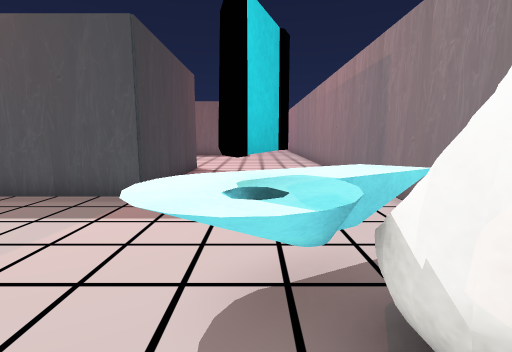
view 1 (above)

23 first-person views from a walk through a scene from a Unity 3-D project. The camera is 1.4 m above the floor, tilts 8° down and sees 85° across. The floor is counted in squares, 1 m on a side. Each view is taken from the middle of a square. On the plan, view 1 faces up. The plan holds only what a view shows up to about 14 squares ahead; the rest is blank. The place goes on beyond the plan. The player character is not drawn. Some animated figures are not drawn. Some surface patterns are stand-ins.

view 2
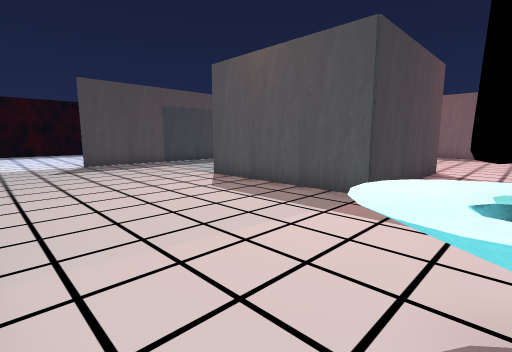

view 3
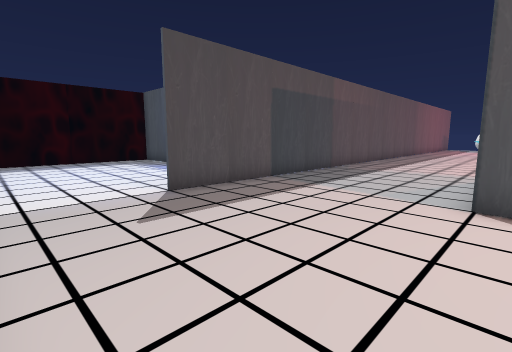

view 4
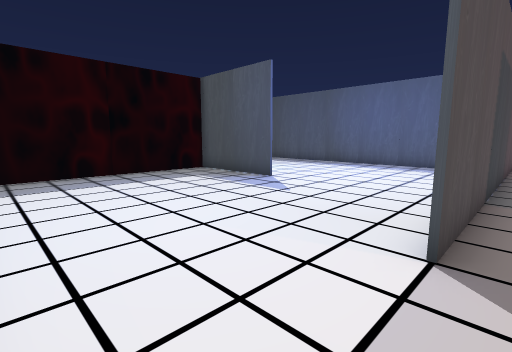

view 5
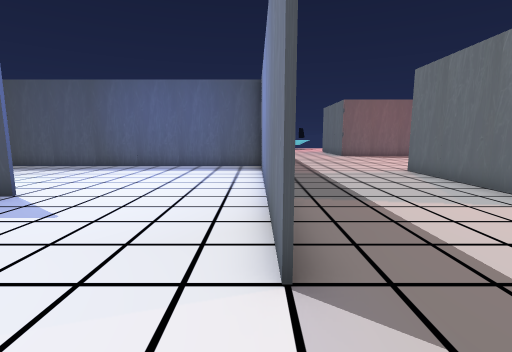

view 6
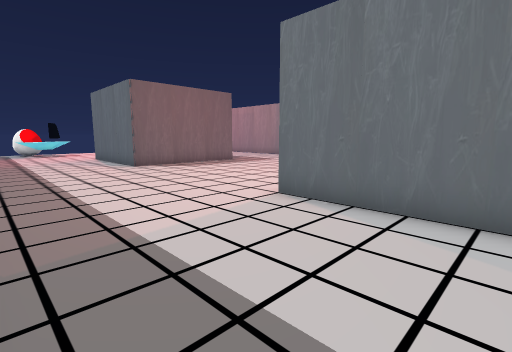

view 7
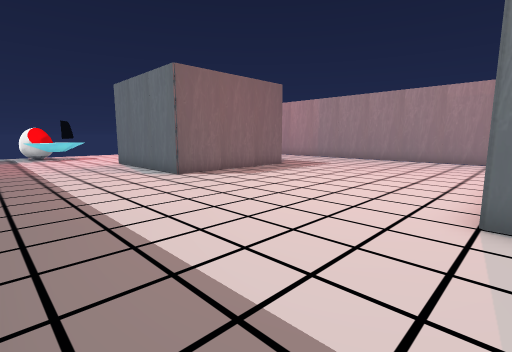

view 8
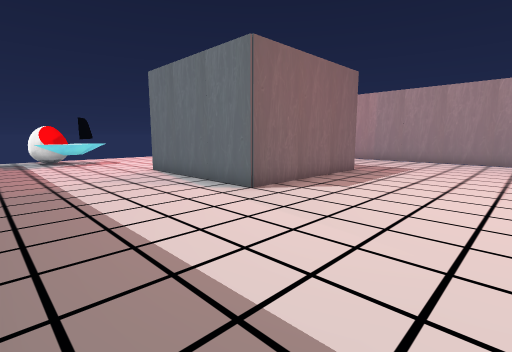

view 9
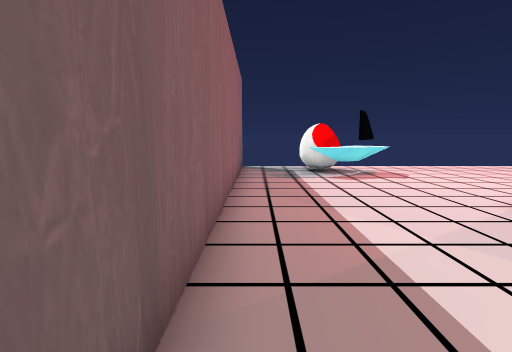

view 10
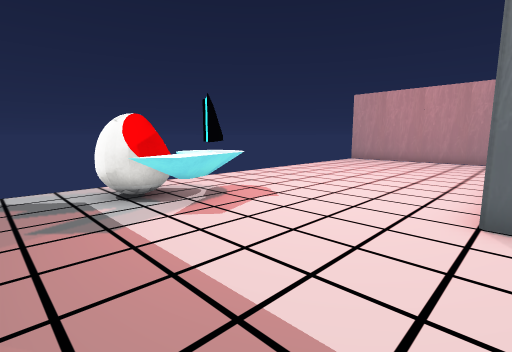

view 11
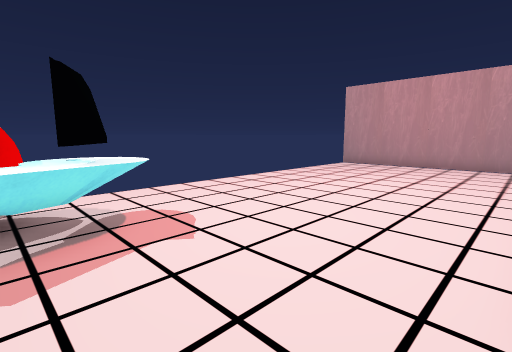

view 12
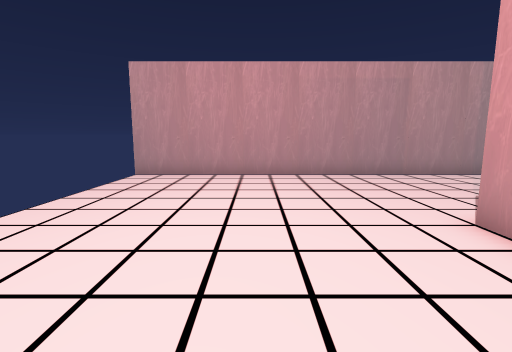

view 13
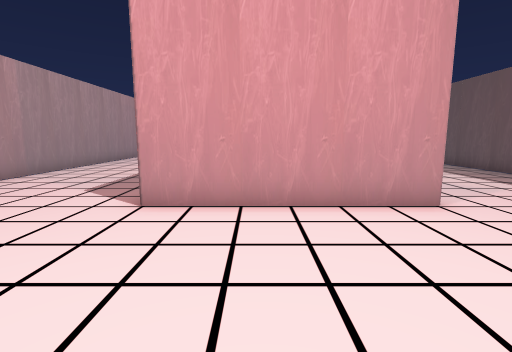

view 14
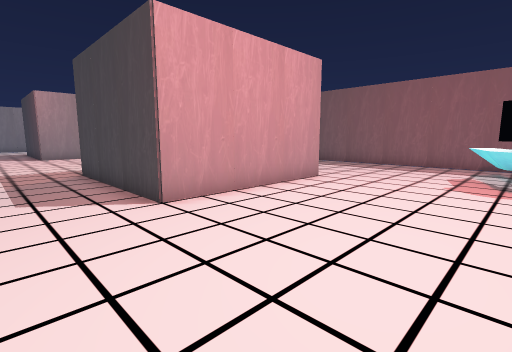

view 15
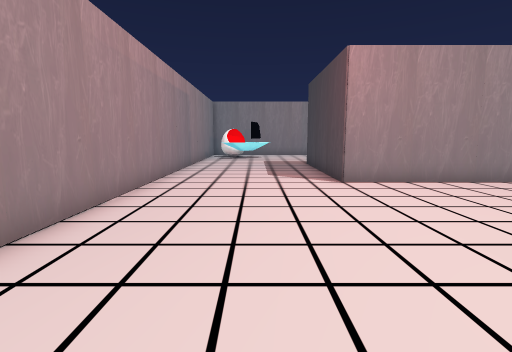

view 16
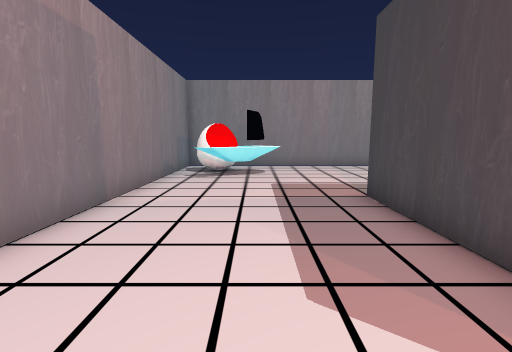

view 17
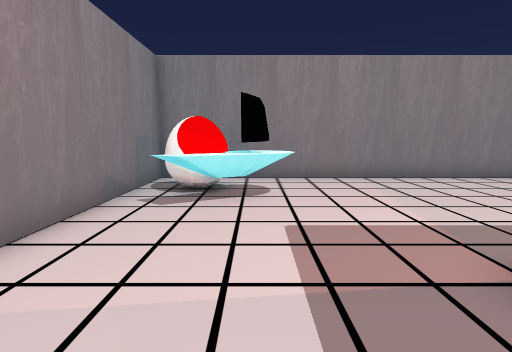

view 18
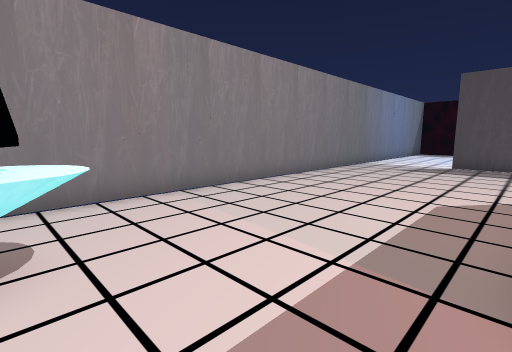

view 19
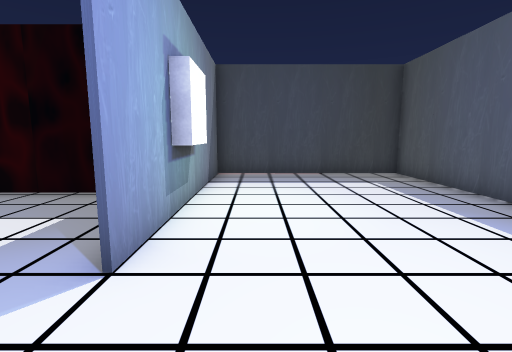

view 20
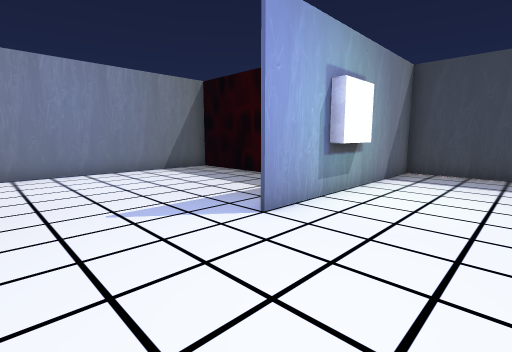

view 21
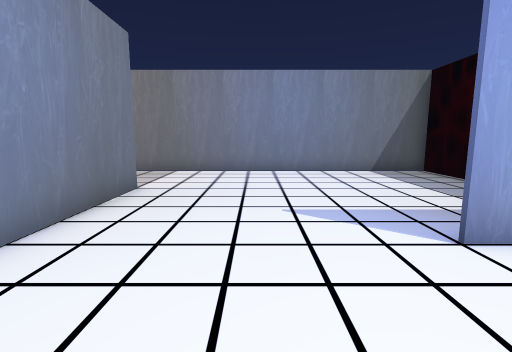

view 22
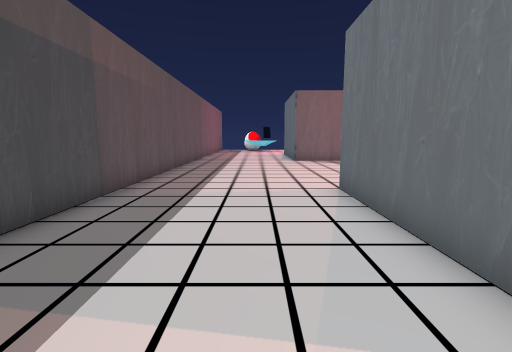

view 23
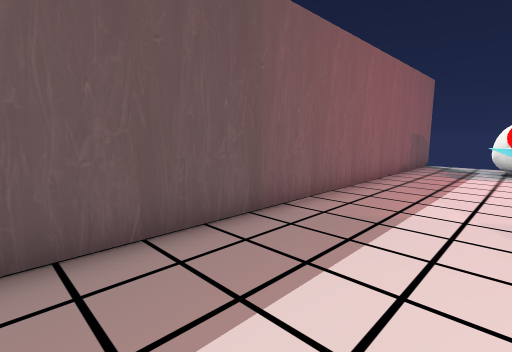

### Floor plan
Points are (right, up) in squares from view 1. A wall is a line through its corners. A room is listed if a view was taken in it or the views show most of it. See-through windows are left out.
Room 1 (views 1, 2, 3, 4, 5, 6, 7, 8, 9, 10, 11, 12, 13, 14, 15, 16, 17, 18, 19, 20, 21, 22, 23)
walls: (-7.9, 12.5) (-2.6, 12.5) (-2.6, 6.4) (-8.8, 6.4); (-14.8, 14.4) (-28.7, 14.4) (-28.7, 7.5) (-20.6, 7.5); (-8.7, 21.4) (-8.7, 27.5) (-2.6, 27.5) (-2.6, 21.4) (-8.7, 21.4); (-8.7, 7.2) (-8.7, 12.5); (-14.8, 3.4) (-14.8, 12.2); (-20.6, 7.4) (-24.9, 7.4) (-24.9, 0.8); (0.3, 2.9) (-0.1, 1.7); (-24.5, 7.9) (-23, 7.9) (-23, 7.5); (-9.7, 32.5) (-10.1, 32.2); (-14.7, 35.5) (-14.7, 3.4); (-25, -0.5) (3.2, -0.5) (3.2, 35.5)
low walls: (2, 3.3) (0.6, 2.5); (0.8, 2.1) (0.5, 1.5); (-9.6, 32.1) (-10.2, 32.1)
ways out: gap at (-12, 33); gap at (0, 2)

Where each view was taken, in squares from view 1:
view 1: 0 up, 0 right, facing up
view 2: 0 up, 0 right, facing up-left
view 3: 0 up, 8 left, facing up-left
view 4: 0 up, 14 left, facing up-left
view 5: 1 up, 15 left, facing up
view 6: 8 up, 14 left, facing up-right
view 7: 12 up, 14 left, facing up-right
view 8: 16 up, 14 left, facing up-right
view 9: 22 up, 14 left, facing up
view 10: 27 up, 14 left, facing up-right
view 11: 28 up, 11 left, facing up-right
view 12: 31 up, 7 left, facing right
view 13: 33 up, 5 left, facing down
view 14: 33 up, 0 right, facing down-left
view 15: 21 up, 0 right, facing down
view 16: 13 up, 0 right, facing down
view 17: 9 up, 0 right, facing down
view 18: 6 up, 0 right, facing down-left
view 19: 9 up, 18 left, facing left
view 20: 11 up, 17 left, facing down-left
view 21: 11 up, 18 left, facing down
view 22: 5 up, 11 left, facing up
view 23: 20 up, 11 left, facing up-left
